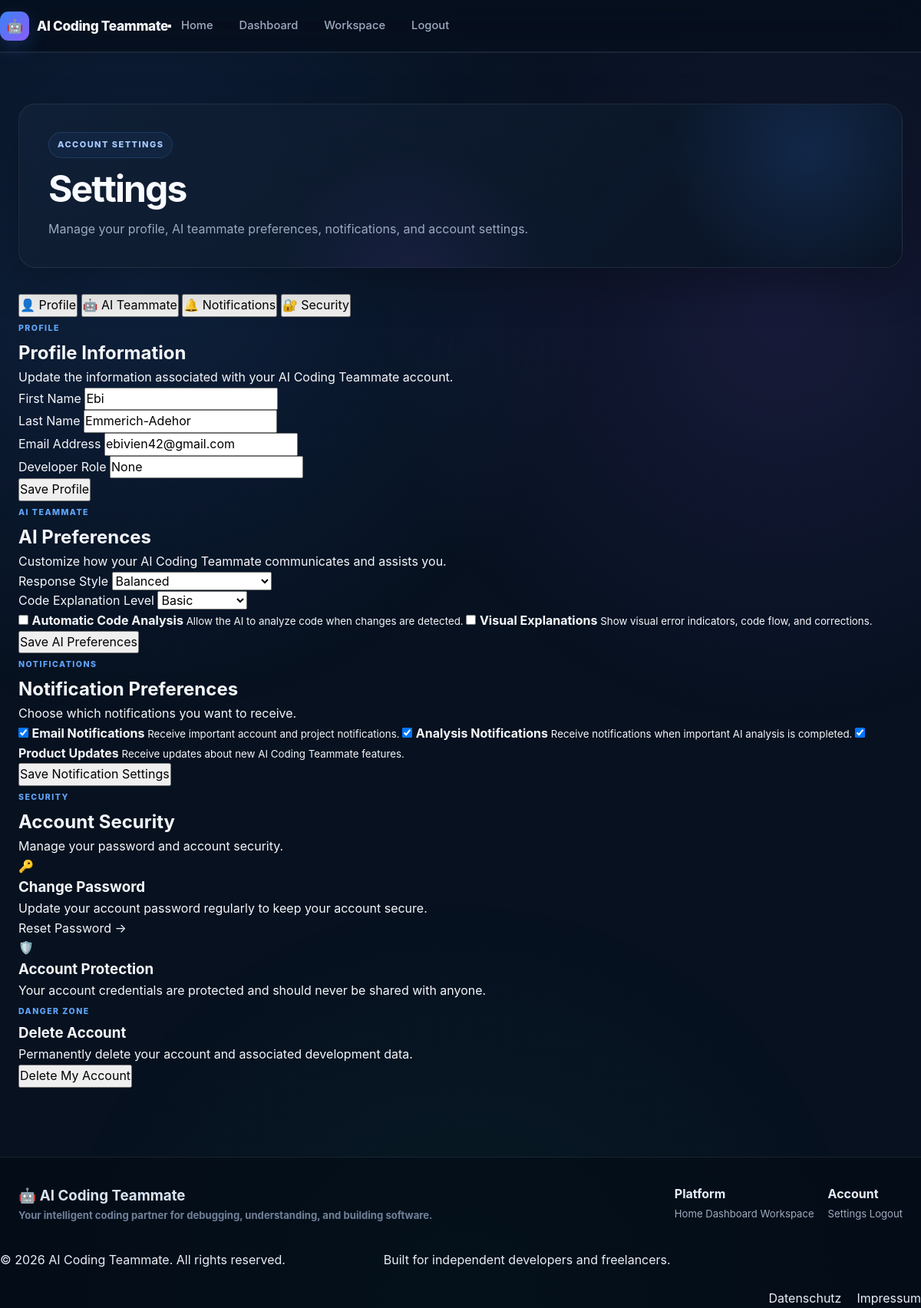
The app's page /dashboard/settings (signed in) with its own data.
### database/models.py (models this page shows, shortened)
class User(UserMixin, db.Model):
    __tablename__ = "users"
    id = db.Column(
        db.Integer,
        primary_key=True
    )
    first_name = db.Column(
        db.String(100),
        nullable=False
    )
    last_name = db.Column(
        db.String(100),
        nullable=False
    )
    email = db.Column(
        db.String(255),
        unique=True,
        nullable=False,
        index=True
    )
    password = db.Column(
        db.String(255),
        nullable=False
    )
    occupation = db.Column(
        db.String(150),
        nullable=True
    )
    bio = db.Column(
        db.Text,
        nullable=True
    )
    profile_image = db.Column(
        db.String(500),
        nullable=True
    )
    is_active = db.Column(
        db.Boolean,
        default=True,
        nullable=False
    )
    is_verified = db.Column(
        db.Boolean,
        default=False,
        nullable=False
    )
    created_at = db.Column(
        db.DateTime,
        default=datetime.utcnow,
        nullable=False
    )
    updated_at = db.Column(
        db.DateTime,
        default=datetime.utcnow,
        onupdate=datetime.utcnow,
        nullable=False
    )
    last_login = db.Column(
        db.DateTime,
        nullable=True
    )
    projects = db.relationship(
        "Project",
        back_populates="user",
        cascade="all, delete-orphan",
        lazy=True
    )

### routes/dashboard_routes.py (the view, shortened to what this page needs)
@dashboard_bp.route(
    "/settings",
    methods=["GET", "POST"]
)
@login_required
def settings():
    return render_template(
        "dashboard/settings.html"
    )

### templates/dashboard/settings.html (shortened to what this page needs)
{% extends "base.html" %}
{% block extra_css %}
<link rel="stylesheet" href="{{ url_for('static', filename='css/dashboard.css') }}">
{% endblock %}
{% block content %}
<div class="dashboard-page">
    <section class="dashboard-header">
        <div class="dashboard-welcome">
            <span class="dashboard-badge">
                ACCOUNT SETTINGS
            </span>
            <h1>
                Settings
            </h1>
            <p>
                Manage your profile, AI teammate preferences,
                notifications, and account settings.
            </p>
        </div>
    </section>
    <div class="settings-layout">
        <aside class="settings-sidebar">
            <button
                type="button"
                class="settings-nav-item active"
                data-settings-section="profile"
            >
                <span>👤</span>
                Profile
            </button>
            <button
                type="button"
                class="settings-nav-item"
                data-settings-section="ai"
            >
                <span>🤖</span>
                AI Teammate
            </button>
            <button
                type="button"
                class="settings-nav-item"
                data-settings-section="notifications"
            >
                <span>🔔</span>
                Notifications
            </button>
            <button
                type="button"
                class="settings-nav-item"
                data-settings-section="security"
            >
                <span>🔐</span>
                Security
            </button>
        </aside>
        <main class="settings-content">
            <section
                class="settings-section active"
                id="settings-profile"
            >
                <div class="settings-section-header">
                    <span class="card-label">
                        PROFILE
                    </span>
                    <h2>
                        Profile Information
                    </h2>
                    <p>
                        Update the information associated with
                        your AI Coding Teammate account.
                    </p>
                </div>
                <form
                    method="POST"
                    action="{{ url_for('dashboard.settings') }}"
                    class="settings-form"
                >
                    <div class="settings-form-grid">
                        <div class="form-group">
                            <label for="first_name">
                                First Name
                            </label>
                            <input
                                type="text"
                                id="first_name"
                                name="first_name"
                                value="{{ current_user.first_name|default('') }}"
                                autocomplete="given-name"
                            >
                        </div>
                        <div class="form-group">
                            <label for="last_name">
                                Last Name
                            </label>
                            <input
                                type="text"
                                id="last_name"
                                name="last_name"
                                value="{{ current_user.last_name|default('') }}"
                                autocomplete="family-name"
                            >
                        </div>
                    </div>
                    <div class="form-group">
                        <label for="email">
                            Email Address
                        </label>
                        <input
                            type="email"
                            id="email"
                            name="email"
                            value="{{ current_user.email|default('') }}"
                            autocomplete="email"
                        >
                    </div>
                    <div class="form-group">
                        <label for="occupation">
                            Developer Role
                        </label>
                        <input
                            type="text"
                            id="occupation"
                            name="occupation"
                            value="{{ current_user.occupation|default('') }}"
                            placeholder="e.g. Freelance Software Developer"
                        >
                    </div>
                    <button
                        type="submit"
                        class="settings-save-button"
                    >
                        Save Profile
                    </button>
                </form>
            </section>
            <section
                class="settings-section"
                id="settings-ai"
            >
                <div class="settings-section-header">
                    <span class="card-label">
                        AI TEAMMATE
                    </span>
                    <h2>
                        AI Preferences
                    </h2>
                    <p>
                        Customize how your AI Coding Teammate
                        communicates and assists you.
                    </p>
                </div>
                <form
                    method="POST"
                    action="{{ url_for('dashboard.settings') }}"
                    class="settings-form"
                >
                    <div class="form-group">
                        <label for="response_style">
                            Response Style
                        </label>
                        <select
                            id="response_style"
                            name="response_style"
                        >
                            <option
                                value="balanced"
                            >
                                Balanced
                            </option>
                        </select>
                    </div>
                    <div class="form-group">
                        <label for="explanation_level">
                            Code Explanation Level
                        </label>
                        <select
                            id="explanation_level"
                            name="explanation_level"
                        >
                            <option value="basic">
                                Basic
                            </option>
                        </select>
                    </div>
                    <div class="settings-options">
                        <label class="settings-toggle">
                            <input
                                type="checkbox"
                                name="auto_analysis"
                                value="1"
                            >
                            <span class="toggle-content">
                                <strong>
                                    Automatic Code Analysis
                                </strong>
                                <small>
                                    Allow the AI to analyze code
                                    when changes are detected.
                                </small>
                            </span>
                        </label>
                        <label class="settings-toggle">
                            <input
                                type="checkbox"
                                name="visual_explanations"
                                value="1"
                            >
                            <span class="toggle-content">
                                <strong>
                                    Visual Explanations
                                </strong>
                                <small>
                                    Show visual error indicators,
                                    code flow, and corrections.
                                </small>
                            </span>
                        </label>
                    </div>
                    <button
                        type="submit"
                        class="settings-save-button"
                    >
                        Save AI Preferences
                    </button>
                </form>
            </section>
            <section
                class="settings-section"
                id="settings-notifications"
            >
                <div class="settings-section-header">
                    <span class="card-label">
                        NOTIFICATIONS
                    </span>
                    <h2>
                        Notification Preferences
                    </h2>
                    <p>
                        Choose which notifications you want
                        to receive.
                    </p>
                </div>
                <form
                    method="POST"
                    action="{{ url_for('dashboard.settings') }}"
                    class="settings-form"
                >
                    <div class="settings-options">
                        <label class="settings-toggle">
                            <input
                                type="checkbox"
                                name="email_notifications"
                                value="1"
                                checked
                            >
                            <span class="toggle-content">
                                <strong>
                                    Email Notifications
                                </strong>
                                <small>
                                    Receive important account
                                    and project notifications.
                                </small>
                            </span>
                        </label>
                        <label class="settings-toggle">
                            <input
                                type="checkbox"
                                name="analysis_notifications"
                                value="1"
                                checked
                            >
                            <span class="toggle-content">
                                <strong>
                                    Analysis Notifications
                                </strong>
                                <small>
                                    Receive notifications when
                                    important AI analysis is completed.
                                </small>
                            </span>
                        </label>
                        <label class="settings-toggle">
                            <input
                                type="checkbox"
                                name="product_updates"
                                value="1"
                                checked
                            >
                            <span class="toggle-content">
                                <strong>
                                    Product Updates
                                </strong>
                                <small>
                                    Receive updates about new
                                    AI Coding Teammate features.
                                </small>
                            </span>
                        </label>
                    </div>
                    <button
                        type="submit"
                        class="settings-save-button"
                    >
                        Save Notification Settings
                    </button>
                </form>
            </section>
            <section
                class="settings-section"
                id="settings-security"
            >
                <div class="settings-section-header">
                    <span class="card-label">
                        SECURITY
                    </span>
                    <h2>
                        Account Security
                    </h2>
                    <p>
                        Manage your password and account security.
                    </p>
                </div>
                <div class="security-card">
                    <div class="security-card-icon">
                        🔑
                    </div>
                    <div class="security-card-content">
                        <h3>
                            Change Password
                        </h3>
                        <p>
                            Update your account password regularly
                            to keep your account secure.
                        </p>
                        <a
                            href="{{ url_for('auth.forgot_password') }}"
                            class="security-action"
                        >
                            Reset Password →
                        </a>
                    </div>
                </div>
                <div class="security-card">
                    <div class="security-card-icon">
                        🛡️
                    </div>
                    <div class="security-card-content">
                        <h3>
                            Account Protection
                        </h3>
                        <p>
                            Your account credentials are protected
                            and should never be shared with anyone.
                        </p>
                    </div>
                </div>
                <div class="danger-zone">
                    <span class="card-label">
                        DANGER ZONE
                    </span>
                    <h3>
                        Delete Account
                    </h3>
                    <p>
                        Permanently delete your account and
                        associated development data.
                    </p>
                    <button
                        type="button"
                        class="danger-button"
                        id="deleteAccountButton"
                    >
                        Delete My Account
                    </button>
                </div>
            </section>
        </main>
    </div>
</div>
{% endblock %}

### records on screen
User: first_name "Ebi", last_name "Emmerich-Adehor", email "ebivien42@gmail.com", occupation "None"

### other values on screen
{{ current_year|default(2026) }} "2026"
